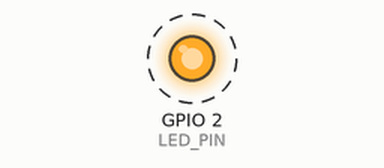
Simulated run of this sketch. Board: ESP32-S3. Shown: output pins drawn as LEDs (lit = HIGH). Dashed ring = blinking. Pins used as bus, display or sensor lines are not drawn; what the sketch prints to the serial monitor is not drawn.

Above: at 4.6 s.
Timing chart, 0 to 8.7 s (numbered marks = the images above):
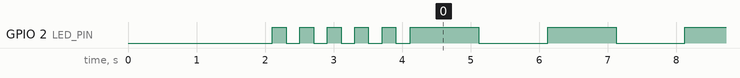

The sketch:

test_esp32_only.ino
```cpp
/*
 * ESP32-S3 Bare Boot Test
 *
 * Tests ESP32-S3 without W5500 module
 * Just verifies USB, GPIO, and basic functionality
 */

#include <WiFi.h>

// Pin definitions (for future W5500 connection)
#define W5500_CS    34
#define W5500_RST   33
#define W5500_MISO  37
#define W5500_MOSI  35
#define W5500_SCK   36

// Built-in LED (if available)
#define LED_PIN     2

void setup() {
  // Initialize serial
  Serial.begin(115200);
  delay(2000); // Wait for serial monitor

  Serial.println("\n\n");
  Serial.println("================================");
  Serial.println("ESP32-S3 Bare Boot Test");
  Serial.println("================================");

  // Print chip info
  printChipInfo();

  // Test GPIO pins
  testGPIO();

  // Test built-in LED
  testLED();

  Serial.println("\n================================");
  Serial.println("Test Complete!");
  Serial.println("ESP32-S3 is working correctly!");
  Serial.println("================================");
  Serial.println("\nReady for W5500 module connection.");
}

void loop() {
  // Blink LED to show it's alive
  static unsigned long lastBlink = 0;
  if (millis() - lastBlink > 1000) {
    digitalWrite(LED_PIN, !digitalRead(LED_PIN));
    lastBlink = millis();

    // Print status every 5 seconds
    static int counter = 0;
    counter++;
    if (counter % 5 == 0) {
      Serial.printf("Running... %d seconds\n", counter);
    }
  }
}

void printChipInfo() {
  Serial.println("\n--- Chip Information ---");

  // Chip model
  Serial.print("Chip Model: ");
  Serial.println(ESP.getChipModel());

  // Chip revision
  Serial.print("Chip Revision: ");
  Serial.println(ESP.getChipRevision());

  // Number of cores
  Serial.print("CPU Cores: ");
  Serial.println(ESP.getChipCores());

  // CPU frequency
  Serial.print("CPU Frequency: ");
  Serial.print(ESP.getCpuFreqMHz());
  Serial.println(" MHz");

  // Flash size
  Serial.print("Flash Size: ");
  Serial.print(ESP.getFlashChipSize() / (1024 * 1024));
  Serial.println(" MB");

  // Free heap
  Serial.print("Free Heap: ");
  Serial.print(ESP.getFreeHeap() / 1024);
  Serial.println(" KB");

  // MAC Address
  Serial.print("MAC Address: ");
  String macAddress = WiFi.macAddress();
  Serial.println(macAddress);
}

void testGPIO() {
  Serial.println("\n--- GPIO Pin Test ---");
  Serial.println("Testing pins for W5500 connection:");

  // Configure pins as outputs for testing
  pinMode(W5500_SCK, OUTPUT);
  pinMode(W5500_MOSI, OUTPUT);
  pinMode(W5500_CS, OUTPUT);
  pinMode(W5500_RST, OUTPUT);

  // Test each pin
  Serial.print("GPIO36 (SCK):  ");
  testPin(W5500_SCK);

  Serial.print("GPIO35 (MOSI): ");
  testPin(W5500_MOSI);

  Serial.print("GPIO34 (CS):   ");
  testPin(W5500_CS);

  Serial.print("GPIO33 (RST):  ");
  testPin(W5500_RST);

  // MISO is input, just check if readable
  pinMode(W5500_MISO, INPUT);
  Serial.print("GPIO37 (MISO): ");
  Serial.println("OK (input)");

  Serial.println("All GPIO pins working!");
}

void testPin(int pin) {
  digitalWrite(pin, HIGH);
  delay(10);
  if (digitalRead(pin) == HIGH) {
    digitalWrite(pin, LOW);
    delay(10);
    if (digitalRead(pin) == LOW) {
      Serial.println("OK");
      return;
    }
  }
  Serial.println("FAILED");
}

void testLED() {
  Serial.println("\n--- LED Test ---");
  Serial.println("Blinking built-in LED...");

  pinMode(LED_PIN, OUTPUT);

  for (int i = 0; i < 5; i++) {
    digitalWrite(LED_PIN, HIGH);
    Serial.print("ON  ");
    delay(200);
    digitalWrite(LED_PIN, LOW);
    Serial.print("OFF  ");
    delay(200);
  }
  Serial.println("\nLED test complete!");
}
```

Measured:
- by itself, GPIO 2 (LED_PIN): goes 4 × (LOW 0.20 s, HIGH 0.20 s), LOW 0.21 s, 62 × (HIGH 1.0 s, LOW 1.0 s), HIGH 1.0 s, then LOW
